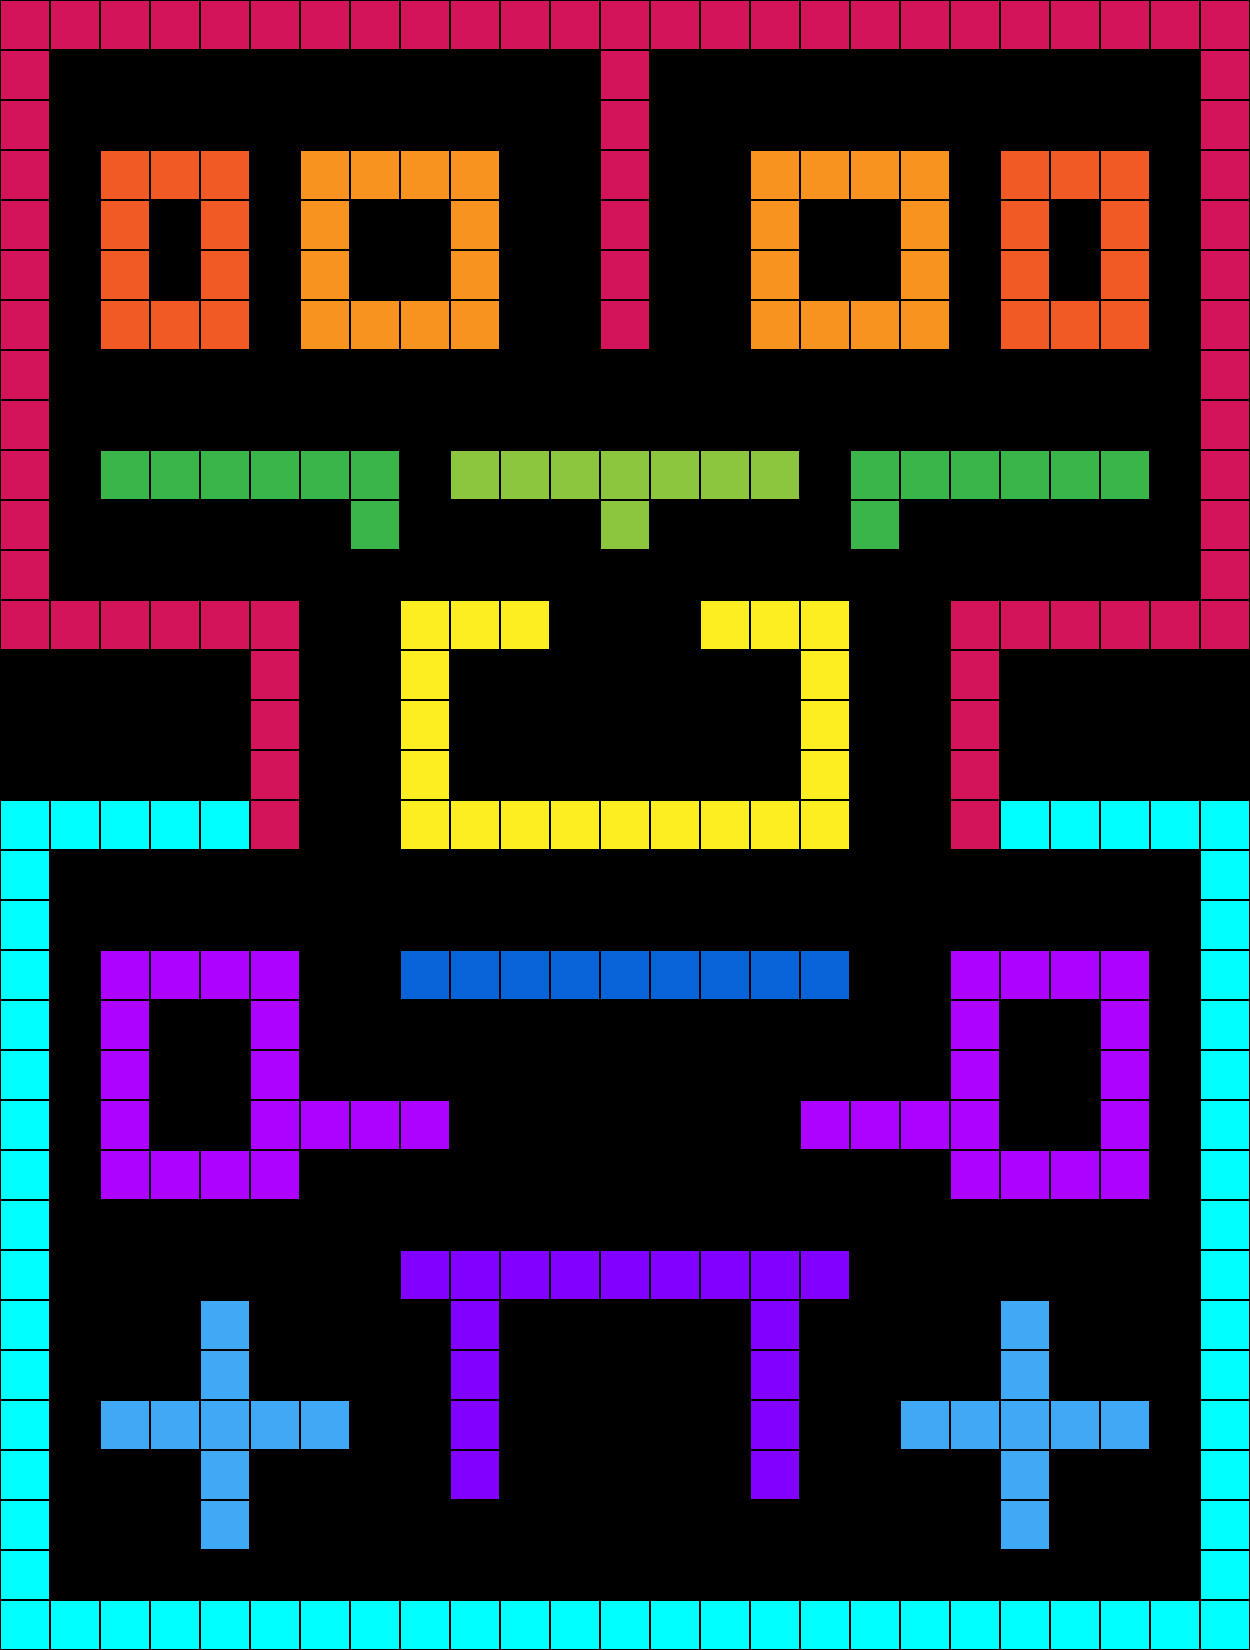

Rendered tile map (Tiled .tmx) drawn with the repository's tilesets; below, a short description and the full map source, tile grids included:
An orthogonal 25x33 tile map with 50x50 px tiles, 1 tile layer (Tile Layer 1).

<map version="1.4" tiledversion="1.4.3" orientation="orthogonal" renderorder="right-down" width="25" height="33" tilewidth="50" tileheight="50" infinite="0" nextlayerid="2" nextobjectid="1">
 <tileset firstgid="1" source="bigTiles.tsx" />
 <layer id="1" name="Tile Layer 1" width="25" height="33">
  <data encoding="csv">
1,1,1,1,1,1,1,1,1,1,1,1,1,1,1,1,1,1,1,1,1,1,1,1,1,
1,0,0,0,0,0,0,0,0,0,0,0,1,0,0,0,0,0,0,0,0,0,0,0,1,
1,0,0,0,0,0,0,0,0,0,0,0,1,0,0,0,0,0,0,0,0,0,0,0,1,
1,0,3,3,3,0,4,4,4,4,0,0,1,0,0,4,4,4,4,0,3,3,3,0,1,
1,0,3,12,3,0,4,12,12,4,0,0,1,0,0,4,12,12,4,0,3,12,3,0,1,
1,0,3,12,3,0,4,12,12,4,0,0,1,0,0,4,12,12,4,0,3,12,3,0,1,
1,0,3,3,3,0,4,4,4,4,0,0,1,0,0,4,4,4,4,0,3,3,3,0,1,
1,0,0,0,0,0,0,0,0,0,0,0,0,0,0,0,0,0,0,0,0,0,0,0,1,
1,0,0,0,0,0,0,0,0,0,0,0,0,0,0,0,0,0,0,0,0,0,0,0,1,
1,0,5,5,5,5,5,5,0,6,6,6,6,6,6,6,0,5,5,5,5,5,5,0,1,
1,0,0,0,0,0,0,5,0,0,0,0,6,0,0,0,0,5,0,0,0,0,0,0,1,
1,0,0,0,0,0,0,0,0,0,0,0,0,0,0,0,0,0,0,0,0,0,0,0,1,
1,1,1,1,1,1,0,0,7,7,7,0,0,0,7,7,7,0,0,1,1,1,1,1,1,
12,12,12,12,12,1,0,0,7,0,0,0,0,0,0,0,7,0,0,1,12,12,12,12,12,
12,12,12,12,12,1,0,0,7,0,0,0,0,0,0,0,7,0,0,1,12,12,12,12,12,
12,12,12,12,12,1,0,0,7,0,0,0,0,0,0,0,7,0,0,1,12,12,12,12,12,
2,2,2,2,2,1,0,0,7,7,7,7,7,7,7,7,7,0,0,1,2,2,2,2,2,
2,0,0,0,0,0,0,0,0,0,0,0,0,0,0,0,0,0,0,0,0,0,0,0,2,
2,0,0,0,0,0,0,0,0,0,0,0,0,0,0,0,0,0,0,0,0,0,0,0,2,
2,0,8,8,8,8,0,0,9,9,9,9,9,9,9,9,9,0,0,8,8,8,8,0,2,
2,0,8,12,12,8,0,0,0,0,0,0,0,0,0,0,0,0,0,8,12,12,8,0,2,
2,0,8,12,12,8,0,0,0,0,0,0,0,0,0,0,0,0,0,8,12,12,8,0,2,
2,0,8,12,12,8,8,8,8,0,0,0,0,0,0,0,8,8,8,8,12,12,8,0,2,
2,0,8,8,8,8,0,0,0,0,0,0,0,0,0,0,0,0,0,8,8,8,8,0,2,
2,0,0,0,0,0,0,0,0,0,0,0,0,0,0,0,0,0,0,0,0,0,0,0,2,
2,0,0,0,0,0,0,0,11,11,11,11,11,11,11,11,11,0,0,0,0,0,0,0,2,
2,0,0,0,10,0,0,0,0,11,0,0,0,0,0,11,0,0,0,0,10,0,0,0,2,
2,0,0,0,10,0,0,0,0,11,0,0,0,0,0,11,0,0,0,0,10,0,0,0,2,
2,0,10,10,10,10,10,0,0,11,0,0,0,0,0,11,0,0,10,10,10,10,10,0,2,
2,0,0,0,10,0,0,0,0,11,0,0,0,0,0,11,0,0,0,0,10,0,0,0,2,
2,0,0,0,10,0,0,0,0,0,0,0,0,0,0,0,0,0,0,0,10,0,0,0,2,
2,0,0,0,0,0,0,0,0,0,0,0,0,0,0,0,0,0,0,0,0,0,0,0,2,
2,2,2,2,2,2,2,2,2,2,2,2,2,2,2,2,2,2,2,2,2,2,2,2,2
</data>
 </layer>
</map>